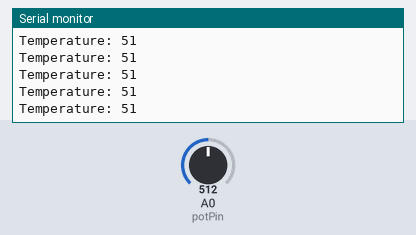
A sketch run on a simulated Arduino Uno, built with avr-gcc and run on an emulated ATmega328P. On the bench: the last lines printed to the serial monitor. Inputs (shaded band) come from the test bench; at power-on: A0 (potPin) = 512.

Above: at 1.2 s.
1.3 s: A0 (potPin) set to 716
At 1.37 s:
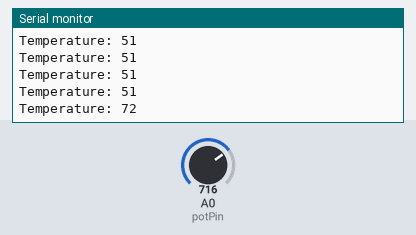
4.3 s: A0 (potPin) set to 900
At 4.3 s:
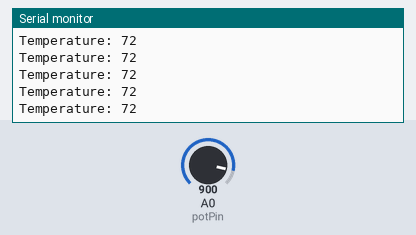
Timing chart, 0 to 7.3 s (numbered marks = the images above; inputs shaded):
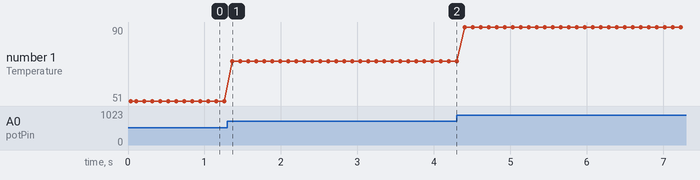

Measured:
- after the input at 1.3 s, the serial monitor: prints a new line after 0.07 s (image 1)
- plotted number 1: 51 → 72 after the input at 1.3 s, 72 → 90 after the input at 4.3 s

The sketch:

BTpPMpNano.ino
```cpp
#include <SoftwareSerial.h>
//mariandechavez.wordpress.com
//The purpose of the code is to connect your microcontroller and sensors to the android app you will create.
//The data is transferred through Bluetooth/wirelessconnection

SoftwareSerial BTSerial(2, 3); // RX, TX

const int potPin = A0; // Connect potentiometer to analog pin A0

void setup() {
  Serial.begin(9600); // Initialize serial communication
  BTSerial.begin(9600); // Initialize Bluetooth serial communication
  Serial.println("Bluetooth communication initialized");
}

void loop() {
  // Read the value from the potentiometer
  int sensorValue = analogRead(potPin);

  // Map the sensor value from 0-1023 to 0-100
  int outputValue = map(sensorValue, 0, 1023, 0, 103);

  // Send the output value over Bluetooth
  BTSerial.println(outputValue);

  Serial.print("Temperature: ");
  // Serial.println(sensorValue);
  // Serial.print("Mapped Output Value: ");
  Serial.println(outputValue);

  delay(100); // Delay for stability
}
```
